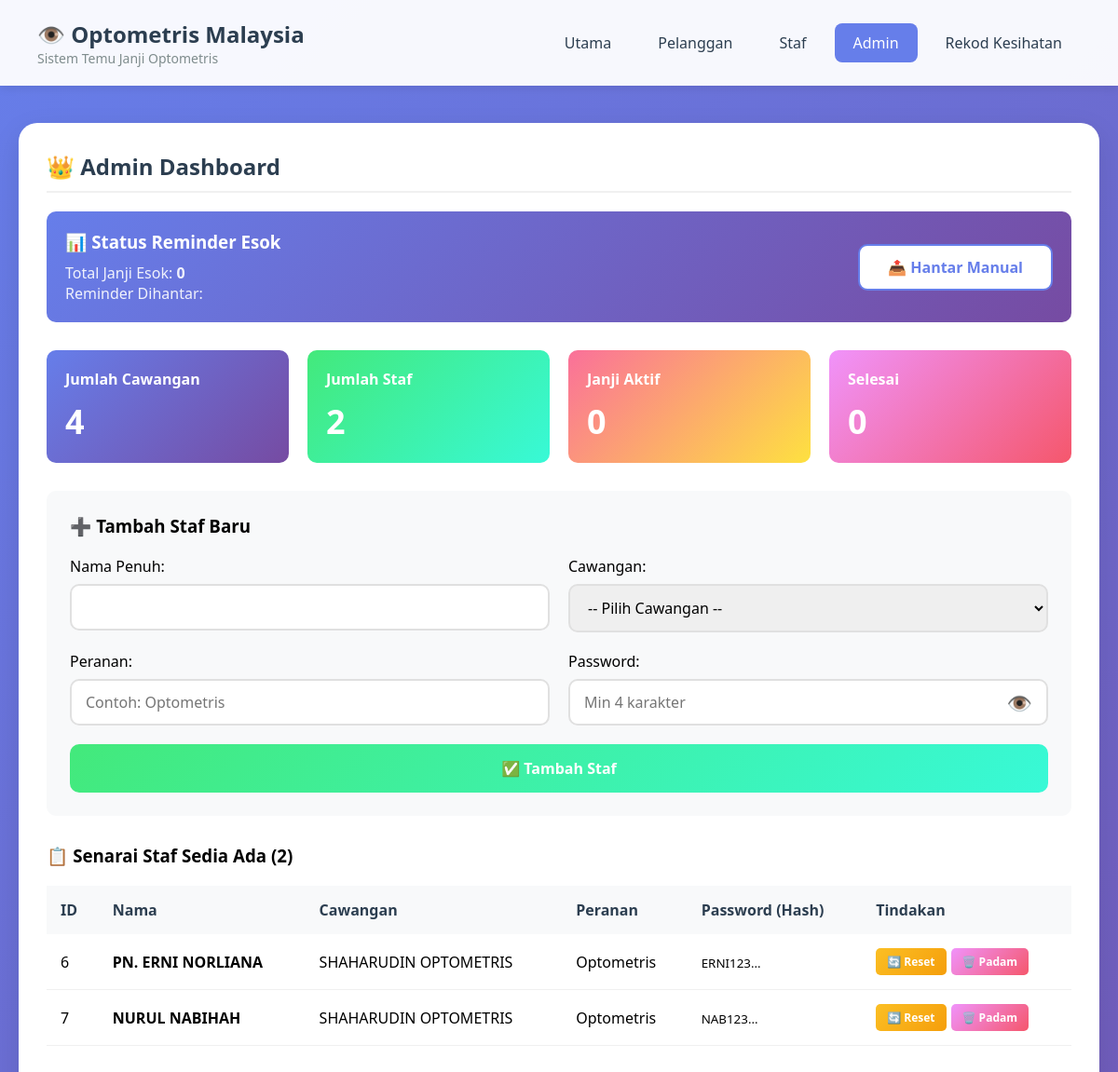
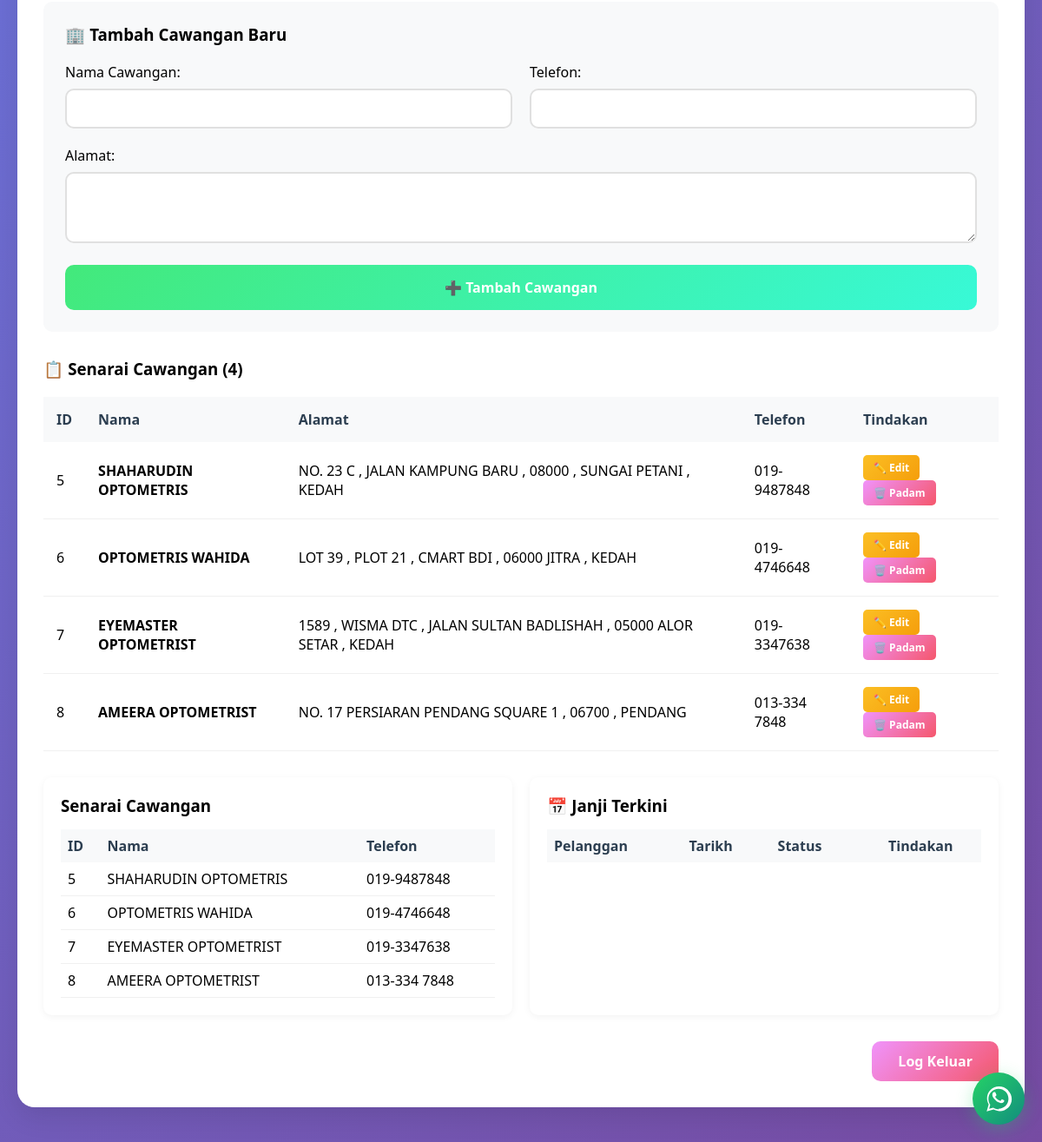
The app's page /?page=admin (signed in) with its own data (2 pictures, top to bottom).
### tables this page shows
CREATE TABLE `staf` (
  `id` int(11) NOT NULL,
  `nama` varchar(100) NOT NULL,
  `cawangan_id` int(11) DEFAULT NULL,
  `peranan` varchar(50) DEFAULT NULL,
  `password` varchar(255) NOT NULL,
  `created_at` timestamp NOT NULL DEFAULT current_timestamp()
);

CREATE TABLE `cawangan` (
  `id` int(11) NOT NULL,
  `nama` varchar(100) NOT NULL,
  `alamat` text DEFAULT NULL,
  `telefon` varchar(20) DEFAULT NULL,
  `created_at` timestamp NOT NULL DEFAULT current_timestamp()
);

### staff-management.php (called while the page is built, shortened)
<?php
function getAllStaff($pdo) {
    $stmt = $pdo->query("
        SELECT s.*, c.nama as cawangan_nama
        FROM staf s
        LEFT JOIN cawangan c ON s.cawangan_id = c.id
        ORDER BY s.id
    ");
    return $stmt->fetchAll(PDO::FETCH_ASSOC);
}
?>

### branch-management.php (called while the page is built, shortened)
<?php
function getAllBranches($pdo) {
    $stmt = $pdo->query("SELECT * FROM cawangan ORDER BY id");
    return $stmt->fetchAll(PDO::FETCH_ASSOC);
}
?>

### admin.php (the view, shortened to what this page needs)
<?php
if(!isset($_SESSION['admin_logged_in'])) {
    ?>
    <div class="login-container">
        <h2 style="text-align: center;">👑 Admin Login</h2>
        <form onsubmit="return adminLogin(event)">
            <div class="form-group">
                <label>Username:</label>
                <input type="text" id="adminUsername" required>
            </div>
            <div class="form-group">
                <label>Password:</label>
                <div class="password-wrapper">
                    <input type="password" id="adminPassword" required>
                    <span class="toggle-password-btn" onclick="togglePassword(this)">👁️</span>
                </div>
            </div>
            <button type="submit" class="btn btn-primary" style="width: 100%;">Log Masuk</button>
            <p id="adminLoginError" style="color: red; margin-top: 10px;"></p>
        </form>
    </div>
    <script>
    function adminLogin(e) {
        e.preventDefault();
        const username = document.getElementById('adminUsername').value;
        const password = document.getElementById('adminPassword').value;
        fetch('?page=admin', {
            method: 'POST',
            headers: {'Content-Type': 'application/x-www-form-urlencoded'},
            body: 'ajax=login&username=' + encodeURIComponent(username) + '&password=' + encodeURIComponent(password)
        })
        .then(res => res.json())
        .then(res => {
            if(res.success) {
                location.reload();
            } else {
                document.getElementById('adminLoginError').textContent = 'Invalid credentials';
            }
        });
        return false;
    }
    </script>
    <?php
} else {
    $totalCawangan = $pdo->query("SELECT COUNT(*) FROM cawangan")->fetchColumn();
    $totalStaf = $pdo->query("SELECT COUNT(*) FROM staf")->fetchColumn();
    $totalJanji = $pdo->query("SELECT COUNT(*) FROM janji WHERE tarikh >= CURDATE()")->fetchColumn();
    $totalSelesai = $pdo->query("SELECT COUNT(*) FROM janji WHERE status = 'completed'")->fetchColumn();
    $esok = date('Y-m-d', strtotime('+1 day'));
    $stmt = $pdo->prepare("
        SELECT COUNT(*) as total,
               SUM(CASE WHEN reminder_sent = 1 THEN 1 ELSE 0 END) as sent
        FROM janji
        WHERE tarikh = ?
    ");
    $stmt->execute([$esok]);
    $reminder_stats = $stmt->fetch(PDO::FETCH_ASSOC);
    require_once 'staff-management.php';
    $all_staff = getAllStaff($pdo);
    ?>
    <div class="card">
        <h2>👑 Admin Dashboard</h2>
        <div style="background: linear-gradient(135deg, #667eea 0%, #764ba2 100%); color: white; padding: 20px; border-radius: 10px; margin-bottom: 30px; display: flex; justify-content: space-between; align-items: center;">
            <div>
                <h3 style="color: white; margin-bottom: 10px;">📊 Status Reminder Esok</h3>
                <p style="opacity: 0.9;">Total Janji Esok: <strong><?= $reminder_stats['total'] ?></strong></p>
                <p style="opacity: 0.9;">Reminder Dihantar: <strong><?= $reminder_stats['sent'] ?></strong></p>
            </div>
            <button class="btn btn-outline" style="background: white; color: #667eea;" onclick="manualSendReminders()">
                📤 Hantar Manual
            </button>
        </div>
        <div style="display: grid; grid-template-columns: repeat(auto-fit, minmax(200px, 1fr)); gap: 20px; margin-bottom: 30px;">
            <div style="background: linear-gradient(135deg, #667eea 0%, #764ba2 100%); color: white; padding: 20px; border-radius: 10px;">
                <h4 style="margin-bottom: 10px;">Jumlah Cawangan</h4>
                <div style="font-size: 36px; font-weight: bold;"><?= $totalCawangan ?></div>
            </div>
            <div style="background: linear-gradient(135deg, #43e97b 0%, #38f9d7 100%); color: white; padding: 20px; border-radius: 10px;">
                <h4 style="margin-bottom: 10px;">Jumlah Staf</h4>
                <div style="font-size: 36px; font-weight: bold;"><?= $totalStaf ?></div>
            </div>
            <div style="background: linear-gradient(135deg, #fa709a 0%, #fee140 100%); color: white; padding: 20px; border-radius: 10px;">
                <h4 style="margin-bottom: 10px;">Janji Aktif</h4>
                <div style="font-size: 36px; font-weight: bold;"><?= $totalJanji ?></div>
            </div>
            <div style="background: linear-gradient(135deg, #f093fb 0%, #f5576c 100%); color: white; padding: 20px; border-radius: 10px;">
                <h4 style="margin-bottom: 10px;">Selesai</h4>
                <div style="font-size: 36px; font-weight: bold;"><?= $totalSelesai ?></div>
            </div>
        </div>
        <div style="background: #f8f9fa; padding: 25px; border-radius: 10px; margin-bottom: 30px;">
            <h3 style="margin-bottom: 20px;">➕ Tambah Staf Baru</h3>
            <form method="POST" action="">
                <div style="display: grid; grid-template-columns: 1fr 1fr; gap: 20px; margin-bottom: 20px;">
                    <div>
                        <label style="display: block; margin-bottom: 8px; font-weight: 500;">Nama Penuh:</label>
                        <input type="text" name="nama" required style="width: 100%; padding: 12px 15px; border: 2px solid #e0e0e0; border-radius: 10px; font-size: 16px;">
                    </div>
                    <div>
                        <label style="display: block; margin-bottom: 8px; font-weight: 500;">Cawangan:</label>
                        <select name="cawangan_id" required style="width: 100%; padding: 12px 15px; border: 2px solid #e0e0e0; border-radius: 10px; font-size: 16px;">
                            <option value="">-- Pilih Cawangan --</option>
                            <?php
                            $stmt = $pdo->query("SELECT * FROM cawangan ORDER BY nama");
                            ?>
                        </select>
                    </div>
                </div>
                <div style="display: grid; grid-template-columns: 1fr 1fr; gap: 20px; margin-bottom: 20px;">
                    <div>
                        <label style="display: block; margin-bottom: 8px; font-weight: 500;">Peranan:</label>
                        <input type="text" name="peranan" required placeholder="Contoh: Optometris" style="width: 100%; padding: 12px 15px; border: 2px solid #e0e0e0; border-radius: 10px; font-size: 16px;">
                    </div>
                    <div>
                        <label style="display: block; margin-bottom: 8px; font-weight: 500;">Password:</label>
                        <div class="password-wrapper">
                            <input type="password" name="password" id="newStaffPassword" required placeholder="Min 4 karakter" style="width: 100%; padding: 12px 45px 12px 15px; border: 2px solid #e0e0e0; border-radius: 10px; font-size: 16px;">
                            <span class="toggle-password-btn" onclick="togglePassword(this)">👁️</span>
                        </div>
                    </div>
                </div>
                <button type="submit" name="add_staff" class="btn btn-success" style="width: 100%; padding: 15px; font-size: 16px;">
                    ✅ Tambah Staf
                </button>
            </form>
        </div>
        <div style="margin-bottom: 30px;">
            <h3 style="margin-bottom: 20px;">📋 Senarai Staf Sedia Ada (<?= count($all_staff) ?>)</h3>
            <div class="table-container">
                <table>
                    <thead>
                        <tr>
                            <th>ID</th>
                            <th>Nama</th>
                            <th>Cawangan</th>
                            <th>Peranan</th>
                            <th>Password (Hash)</th>
                            <th>Tindakan</th>
                        </tr>
                    </thead>
                    <tbody>
                        <?php foreach($all_staff as $staff): ?>
                        <tr>
                            <td><?= $staff['id'] ?></td>
                            <td><strong><?= htmlspecialchars($staff['nama']) ?></strong></td>
                            <td><?= htmlspecialchars($staff['cawangan_nama'] ?? 'N/A') ?></td>
                            <td><?= htmlspecialchars($staff['peranan']) ?></td>
                            <td><small><?= substr($staff['password'], 0, 30) ?>...</small></td>
                            <td>
                                <div class="staff-actions">
                                    <button class="btn btn-warning btn-sm" onclick="resetStaffPassword(<?= $staff['id'] ?>, '<?= htmlspecialchars($staff['nama']) ?>')">
                                        🔄 Reset
                                    </button>
                                    <button class="btn btn-danger btn-sm" onclick="deleteStaff(<?= $staff['id'] ?>, '<?= htmlspecialchars($staff['nama']) ?>')">
                                        🗑️ Padam
                                    </button>
                                </div>
                            </td>
                        </tr>
                        <?php endforeach; ?>
                    </tbody>
                </table>
            </div>
        </div>
        <?php
        require_once 'branch-management.php';
        $branches = getAllBranches($pdo);
        ?>
        <div style="background: #f8f9fa; padding: 25px; border-radius: 10px; margin-bottom: 30px;">
            <h3 style="margin-bottom: 20px;">🏢 Tambah Cawangan Baru</h3>
            <form method="POST">
                <div style="display: grid; grid-template-columns: 1fr 1fr; gap: 20px; margin-bottom: 20px;">
                    <div>
                        <label style="display: block; margin-bottom: 8px; font-weight: 500;">Nama Cawangan:</label>
                        <input type="text" name="branch_name" required style="width: 100%; padding: 12px 15px; border: 2px solid #e0e0e0; border-radius: 10px;">
                    </div>
                    <div>
                        <label style="display: block; margin-bottom: 8px; font-weight: 500;">Telefon:</label>
                        <input type="text" name="branch_phone" required style="width: 100%; padding: 12px 15px; border: 2px solid #e0e0e0; border-radius: 10px;">
                    </div>
                </div>
                <div style="margin-bottom: 20px;">
                    <label style="display: block; margin-bottom: 8px; font-weight: 500;">Alamat:</label>
                    <textarea name="branch_address" rows="3" required style="width: 100%; padding: 12px 15px; border: 2px solid #e0e0e0; border-radius: 10px;"></textarea>
                </div>
                <button type="submit" name="add_branch" class="btn btn-success" style="width: 100%; padding: 15px;">➕ Tambah Cawangan</button>
            </form>
        </div>
        <div style="margin-bottom: 30px;">
            <h3 style="margin-bottom: 20px;">📋 Senarai Cawangan (<?= count($branches) ?>)</h3>
            <div class="table-container">
                <table>
                    <thead>
                        <tr>
                            <th>ID</th>
                            <th>Nama</th>
                            <th>Alamat</th>
                            <th>Telefon</th>
                            <th>Tindakan</th>
                        </tr>
                    </thead>
                    <tbody>
                        <?php foreach ($branches as $b): ?>
                        <tr>
                            <td><?= $b['id'] ?></td>
                            <td><strong><?= htmlspecialchars($b['nama']) ?></strong></td>
                            <td><?= htmlspecialchars($b['alamat']) ?></td>
                            <td><?= htmlspecialchars($b['telefon']) ?></td>
                            <td>
                                <button class="btn btn-warning btn-sm" onclick="editBranch(<?= $b['id'] ?>, '<?= htmlspecialchars(addslashes($b['nama'])) ?>', '<?= htmlspecialchars(addslashes($b['alamat'])) ?>', '<?= htmlspecialchars(addslashes($b['telefon'])) ?>')">✏️ Edit</button>
                                <a href="?page=admin&delete_branch=<?= $b['id'] ?>" class="btn btn-danger btn-sm" onclick="return confirm('Pastikan anda mahu padam cawangan ini?')">🗑️ Padam</a>
                            </td>
                        </tr>
                        <?php endforeach; ?>
                    </tbody>
                </table>
            </div>
        </div>
        <div style="display: grid; grid-template-columns: 1fr 1fr; gap: 20px; margin-top: 20px;">
            <div style="background: white; padding: 20px; border-radius: 10px; box-shadow: 0 2px 8px rgba(0,0,0,0.05);">
                <h3 style="margin-bottom: 15px;">Senarai Cawangan</h3>
                <table style="width: 100%;">
                    <thead>
                        <tr>
                            <th style="text-align: left; padding: 8px;">ID</th>
                            <th style="text-align: left; padding: 8px;">Nama</th>
                            <th style="text-align: left; padding: 8px;">Telefon</th>
                        </tr>
                    </thead>
                    <tbody>
                    <?php
                    $stmt = $pdo->query("SELECT * FROM cawangan LIMIT 5");
                    while($row = $stmt->fetch(PDO::FETCH_ASSOC)) {
                        echo "<tr>
                            <td style='padding: 8px;'>{$row['id']}</td>
                            <td style='padding: 8px;'>{$row['nama']}</td>
                            <td style='padding: 8px;'>{$row['telefon']}</td>
                        </tr>";
                    }
                    ?>
                    </tbody>
                </table>
            </div>
            <div style="background: white; padding: 20px; border-radius: 10px; box-shadow: 0 2px 8px rgba(0,0,0,0.05);">
                <h3 style="margin-bottom: 15px;">📅 Janji Terkini</h3>
                <table style="width: 100%;">
                    <thead>
                        <tr>
                            <th style="text-align: left; padding: 8px;">Pelanggan</th>
                            <th style="text-align: left; padding: 8px;">Tarikh</th>
                            <th style="text-align: left; padding: 8px;">Status</th>
                            <th style="text-align: center; padding: 8px;">Tindakan</th>
                        </tr>
                    </thead>
                </table>
            </div>
        </div>
        <div style="margin-top: 30px; text-align: right;">
            <button class="btn btn-danger" onclick="adminLogout()">Log Keluar</button>
        </div>
    </div>
    <?php
}
?>

### records on screen
staf: id "6", nama "PN. ERNI NORLIANA", cawangan.nama "SHAHARUDIN OPTOMETRIS", peranan "Optometris", password "ERNI123"
staf: id "7", nama "NURUL NABIHAH", cawangan.nama "SHAHARUDIN OPTOMETRIS", peranan "Optometris", password "NAB123"
cawangan: id "5", nama "SHAHARUDIN OPTOMETRIS", alamat "NO. 23 C , JALAN KAMPUNG BARU , 08000 , SUNGAI PETANI , KEDAH", telefon "019-9487848"
cawangan: id "6", nama "OPTOMETRIS WAHIDA", alamat "LOT 39 , PLOT 21 , CMART BDI , 06000 JITRA , KEDAH", telefon "019-4746648"
cawangan: id "7", nama "EYEMASTER OPTOMETRIST", alamat "1589 , WISMA DTC , JALAN SULTAN BADLISHAH , 05000 ALOR SETAR , KEDAH", telefon "019-3347638"
cawangan: id "8", nama "AMEERA OPTOMETRIST", alamat "NO. 17 PERSIARAN PENDANG SQUARE 1 , 06700 , PENDANG", telefon "013-334 7848"

### other values on screen
$reminder_stats['total'] "0"
$totalCawangan "4"
$totalStaf "2"
$totalJanji "0"
$totalSelesai "0"
count($all_staff) "2"
count($branches) "4"
